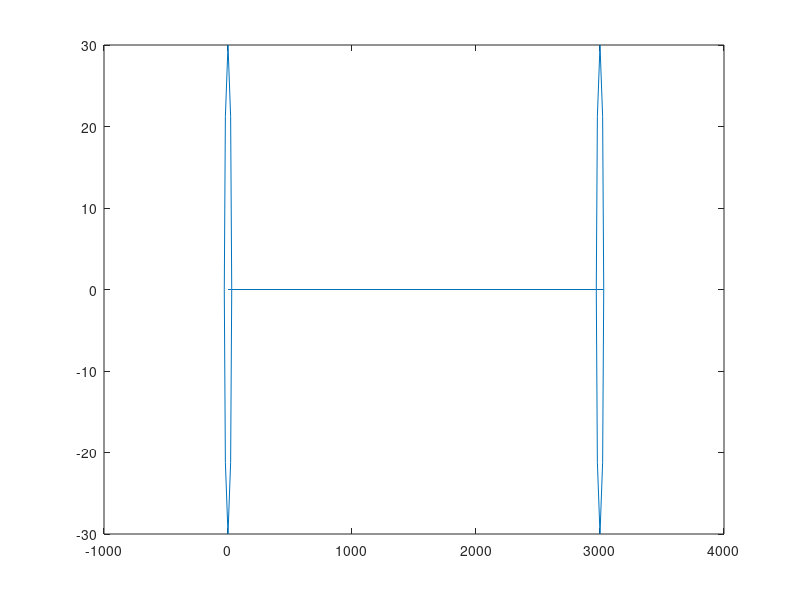

The MATLAB script that drew this image:
clear all;
theta = 0;
nn = 2;
n_points = 10;
x_original = zeros(n_points*nn,1);
y_original = zeros(n_points*nn,1);
z_original = -1200*ones(n_points*nn,1);
r = 30;
max_dist = 3000;
for i=2:n_points
    x_original(i) = r*cos(theta);
    y_original(i) = r*sin(theta);
    theta = (i-1)*pi/4;
end
for i = 1:nn-1
    x_original(i*n_points+1:(i+1)*n_points) = x_original(1:n_points)+i*max_dist;
    y_original(i*n_points+1:(i+1)*n_points) = y_original(1:n_points);
end

index_x = find(abs(x_original) < 1^-10);
for i=1:length(index_x)
    x_original(index_x(i)) = 0;
end

index_y = find(abs(y_original) < 1^-10);
for i=1:length(index_y)
    y_original(index_y(i)) = 0;
end

plot(x_original,y_original)